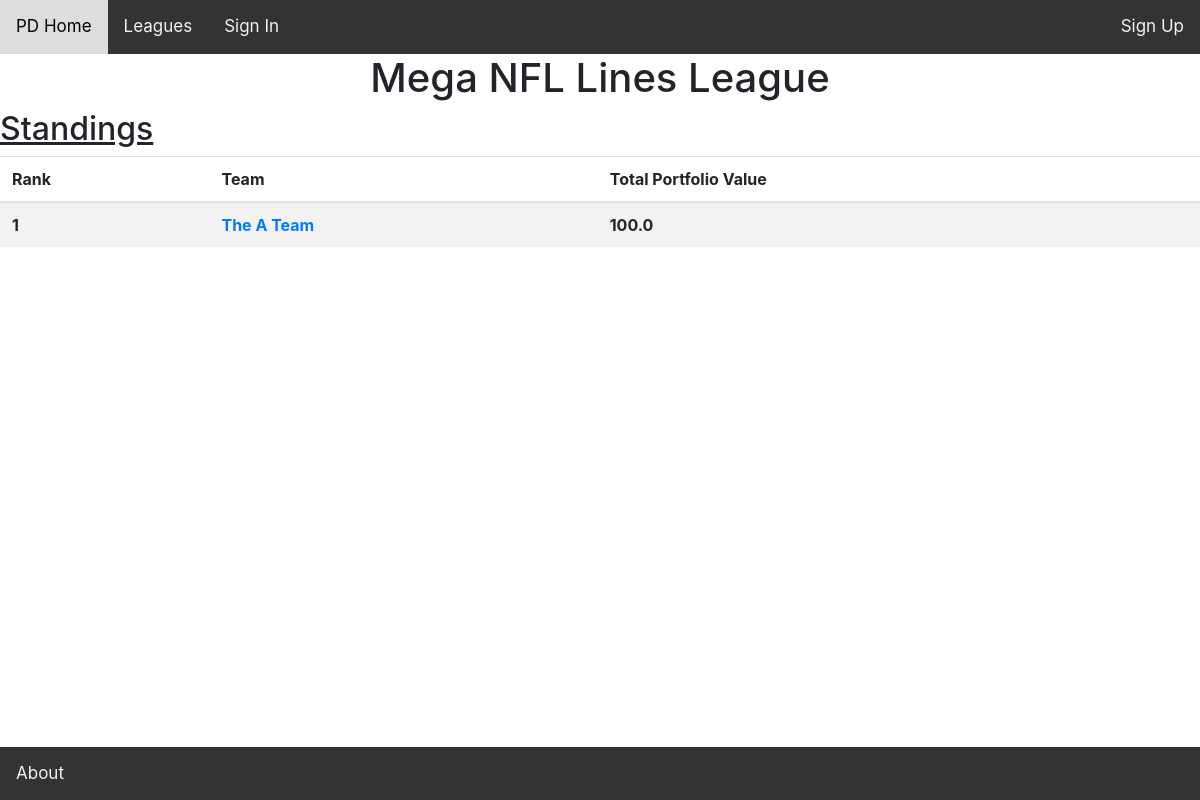
Page /team/standings/12/ on the committed database.
### fantasyworld/models.py (models this page shows, shortened)
class League(models.Model):
	league_type = models.ForeignKey(LeagueType, on_delete=models.CASCADE)
	name = models.CharField(max_length = 100)
	is_public = models.BooleanField(default=False)

class Team(models.Model):
	user = models.ForeignKey(Profile, on_delete=models.CASCADE)
	league_session = models.ForeignKey(LeagueSession, on_delete=models.CASCADE)
	team_name = models.CharField(max_length=100, default = "Team")
	is_commissioner = models.BooleanField(default=False)
	budget = models.FloatField(default=100)
	def get_current_cash(self):
		return self.budget
	def get_current_portfolio_value(self):
		portfolio_value = 0
		stock_transaction_set = self.stocktransaction_set.all()
		for stock_transaction in stock_transaction_set:
			stock = stock_transaction.stock
			if stock_transaction.bought_stock:
				quantity = stock_transaction.quantity
			else:
				quantity = (-1)*stock_transaction.quantity
			stock_price = stock.price
			portfolio_value += quantity*stock_price
		return portfolio_value

### fantasyworld/views/league_views.py (the view)
# urls.py: path('team/standings/<int:team_id>/', views.team_standings,
def team_standings(request, team_id):
	user = request.user
	try:
		team = Team.objects.get(pk=team_id)
	except Team.DoesNotExist:
		raise Http404("Team Does Not Exist :(")
	users_team_id = team.id
	user_is_commissioner = team.is_commissioner
	league_session = team.league_session
	teams = Team.objects.filter(league_session = league_session)
	team_portfolio_values = [(team, team.get_current_portfolio_value() +
								team.get_current_cash())
								for team in teams]
	team_portfolio_values.sort(key=lambda x: x[1], reverse=True)
	team_ranks = []
	i=1
	for team, portfolio_value in team_portfolio_values:
		team_ranks.append((team, portfolio_value, i))
		i += 1
	return render(request, 'fantasyworld/league_standings.html',
		context={'team': team,
				'users_team_id': users_team_id,
				'league': league_session.league,
				'user_is_commissioner': user_is_commissioner,
				'team_ranks': team_ranks})

### fantasyworld/templates/fantasyworld/league_standings.html
{% extends 'fantasyworld/bases/teampage_header.html' %}
{% block teampage_header %}
<h1>{{league.name}}</h1>
{% if league.is_public or user_in_league %}
<h2><u>Standings</u></h2>
<table class="table table-striped" style="margin-top: 5px;">
  <thead>
    <tr>
      <th scope="col">Rank</th>
      <th scope="col">Team</th>
      <th scope="col">Total Portfolio Value</th>
    </tr>
  </thead>
  <tbody>
  {% for team, team_portfolio_value, team_rank in team_ranks %}
    <tr>
      <th> {{team_rank}} </th>
      <th> <a href="{% url 'fantasyworld:team_home' team.id %}"> {{team.team_name}} </a> </th>
      <th> {{team_portfolio_value}} </th>
  {% endfor %}
  </tbody>
</table>
{% endif %}
{% endblock %}

### fantasyworld/static/fantasyworld/style.css (style rules this page uses)
.table-striped { min-width: 100%; }
th, tb { text-align: left; }
h1 { text-align: center; }
tbody tr:nth-child(odd) { background-color: #f2f2f2; }

### rows in the picture
League: name "Mega NFL Lines League"
Team: user "1", team_name "The A Team", team_portfolio_value "100.0"
